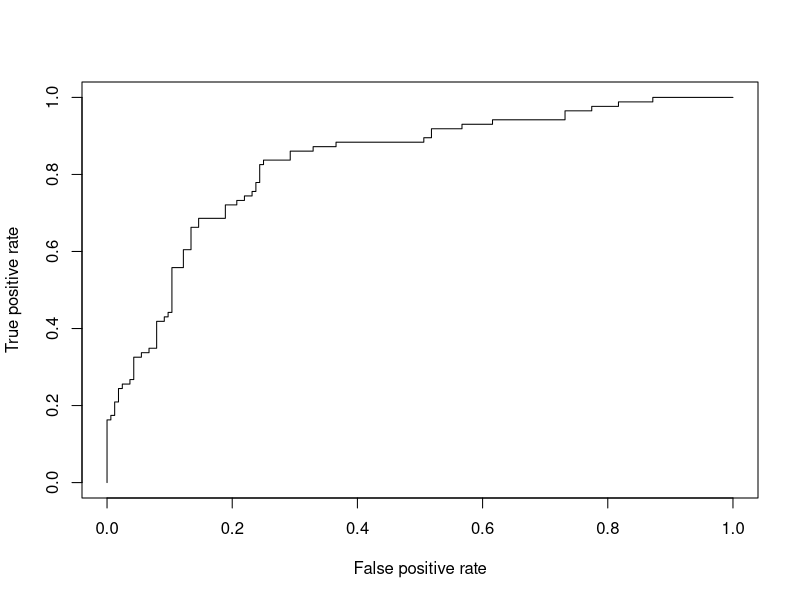

Write R code to recreate this figure.

rm(list=ls())
library(openxlsx)
library(caret)
library(car)

df=read.xlsx("german_credit_data.xlsx",sheet = "Input_Data_Encoded")

df$target=ifelse(df$good_or_bad==1,0,1)
table(df$target)
head(df)
cols_to_drop=c("good_or_bad","status_of_existing_checking_account","credit_history","purpose","savings_account_or_bonds","present_employment_since","personal_status_and_sex","other_debtors_or_gurantors","property","other_installment_plans","housing","job","phone","foreign_worker")

df=subset(df, select = !(names(df) %in% cols_to_drop))
str(df)
names(df)



for(col in names(df)) {
  if(col!="target") { df[,col]=scale(df[,col]) }
}


table(df$target)
head(df)
set.seed(11)
part_index=createDataPartition(df$target,p=0.75,list=FALSE)
part_index

train_data=df[part_index,]
test_data=df[-part_index,]

# run logistic regression 
model_1=glm(target ~.,family = binomial(link = 'logit'),data=train_data)
summary(model_1)
vif(model_1)


# drop column : being_liable
model_2=glm(target ~.,family = binomial(link = 'logit'),data=subset(train_data,select=-c(being_liable)))
summary(model_2)
vif(model_2)

# drop columns : being_liable,job_encoded
model_3=glm(target ~.,family = binomial(link = 'logit'),data=subset(train_data,select=-c(being_liable,job_encoded)))
summary(model_3)
vif(model_3)

# drop columns : being_liable,job_encoded,present_residence_since
model_4=glm(target ~.,family = binomial(link = 'logit'),data=subset(train_data,select=-c(being_liable,job_encoded,present_residence_since)))
summary(model_4)
vif(model_4)

# drop columns : being_liable,job_encoded,present_residence_since,no_of_existing_credits_at_this_bank
model_5=glm(target ~.,family = binomial(link = 'logit'),data=subset(train_data,select=-c(being_liable,job_encoded,present_residence_since,no_of_existing_credits_at_this_bank)))
summary(model_5)
vif(model_5)

# drop columns : being_liable,job_encoded,present_residence_since,no_of_existing_credits_at_this_bank,property_encoded
model_6=glm(target ~.,family = binomial(link = 'logit'),data=subset(train_data,select=-c(being_liable,job_encoded,present_residence_since,no_of_existing_credits_at_this_bank,property_encoded)))
summary(model_6)
vif(model_6)


# drop columns : being_liable,job_encoded,present_residence_since,no_of_existing_credits_at_this_bank,property_encoded,age
model_7=glm(target ~.,family = binomial(link = 'logit'),data=subset(train_data,select=-c(being_liable,job_encoded,present_residence_since,no_of_existing_credits_at_this_bank,property_encoded,age)))
summary(model_7)
vif(model_7)

# drop columns : being_liable,job_encoded,present_residence_since,no_of_existing_credits_at_this_bank,property_encoded,age,personal_status_and_sex_encoded
model_8=glm(target ~.,family = binomial(link = 'logit'),data=subset(train_data,select=-c(being_liable,job_encoded,present_residence_since,no_of_existing_credits_at_this_bank,property_encoded,age,personal_status_and_sex_encoded)))
summary(model_8)
vif(model_8)

# drop columns : being_liable,job_encoded,present_residence_since,no_of_existing_credits_at_this_bank,property_encoded,age,personal_status_and_sex_encoded,phone_encoded
model_9=glm(target ~.,family = binomial(link = 'logit'),data=subset(train_data,select=-c(being_liable,job_encoded,present_residence_since,no_of_existing_credits_at_this_bank,property_encoded,age,personal_status_and_sex_encoded,phone_encoded)))
summary(model_9)
vif(model_9)

# drop columns : being_liable,job_encoded,present_residence_since,no_of_existing_credits_at_this_bank,property_encoded,age,personal_status_and_sex_encoded,phone_encoded,credit_amount
model_10=glm(target ~.,family = binomial(link = 'logit'),data=subset(train_data,select=-c(being_liable,job_encoded,present_residence_since,no_of_existing_credits_at_this_bank,property_encoded,age,personal_status_and_sex_encoded,phone_encoded,credit_amount)))
summary(model_10)
vif(model_10)



# drop columns : being_liable,job_encoded,present_residence_since,no_of_existing_credits_at_this_bank,property_encoded,age,personal_status_and_sex_encoded,phone_encoded,credit_amount,other_installment_plans_encoded
model_11=glm(target ~.,family = binomial(link = 'logit'),data=subset(train_data,select=-c(being_liable,job_encoded,present_residence_since,no_of_existing_credits_at_this_bank,property_encoded,age,personal_status_and_sex_encoded,phone_encoded,credit_amount,other_installment_plans_encoded)))
summary(model_11)
vif(model_11)

#Finding Predicted Values on test data
#Plotting ROC Curve
library(ROCR)
test_predicted=predict(model_11,newdata=subset(test_data,select=-c(being_liable,job_encoded,present_residence_since,no_of_existing_credits_at_this_bank,property_encoded,age,personal_status_and_sex_encoded,phone_encoded,credit_amount,other_installment_plans_encoded)),type="response")
test_pred=prediction(test_predicted,test_data$target)
test_perf=performance(test_pred,"tpr","fpr")
plot(test_perf)
test_auc=performance(test_pred,"auc")
test_auc=unlist(slot(test_auc, "y.values"))
test_auc

#Confusion Matrix

table(test_data$target, test_predicted > 0.5)
# accuracy = ~78%
